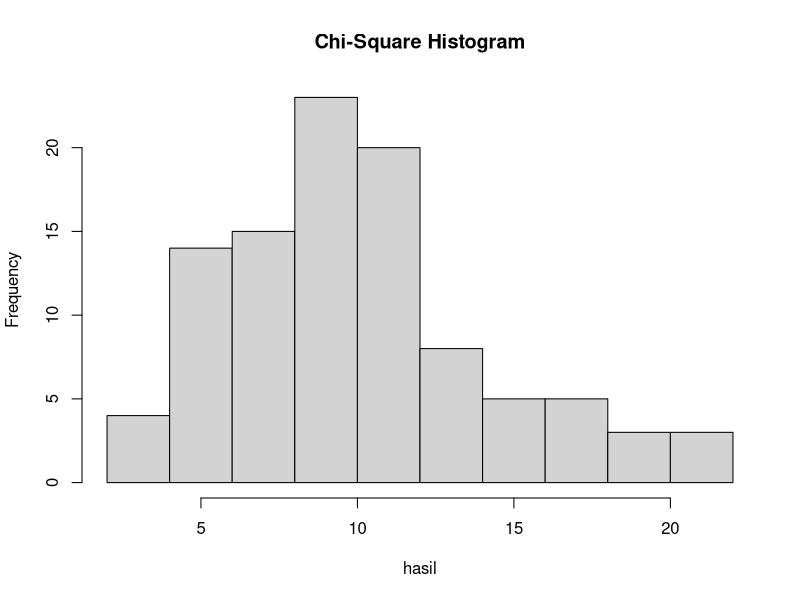

This figure's R source:
x = 2
v = 10

#soal4a
dchisq(x, v)

#soal4b
n = 100
hasil <- rchisq(n, v)
hist(hasil, main = "Chi-Square Histogram")

#soal4c
mean(hasil)
var(hasil)
